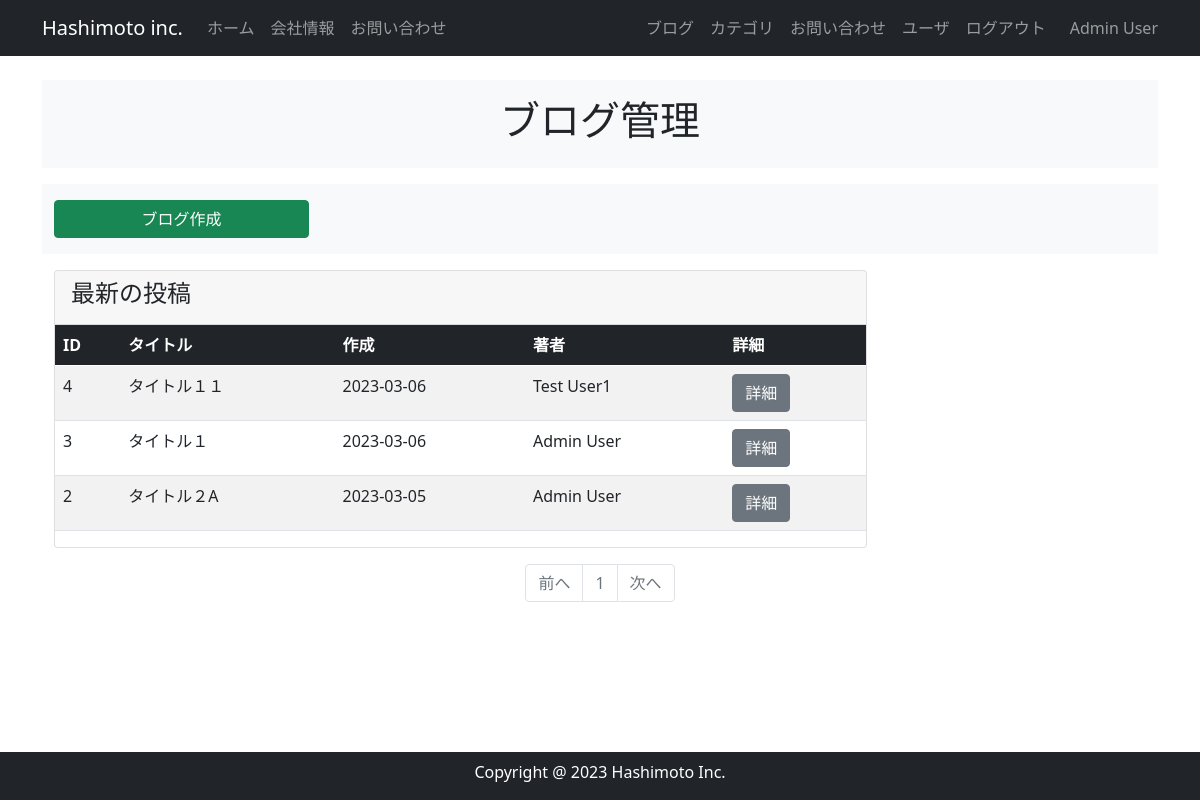
/blog_maintenance (signed in), run on the app's committed database.
### company_blog/models.py (models this page shows, shortened)
class User(db.Model, UserMixin):
    __tablename__ = 'users'
    id = db.Column(db.Integer, primary_key = True)
    email = db.Column(db.String(64), unique=True, index=True)
    username = db.Column(db.String(64), unique=True, index=True)
    password_hash = db.Column(db.String(128))
    administrator = db.Column(db.String(1))
    post = db.relationship('BlogPost', backref='author', lazy='dynamic')
    @property
    def password(self):
        raise AttributeError('password is not a readable attribute')

class BlogPost(db.Model):
    __tablename__ = 'blog_post'
    id = db.Column(db.Integer, primary_key=True)
    user_id = db.Column(db.Integer, db.ForeignKey('users.id'))
    category_id = db.Column(db.Integer, db.ForeignKey('blog_category.id'))
    date = db.Column(db.DateTime, default=datetime.now(timezone('Asia/Tokyo')))
    title = db.Column(db.String(140))
    text = db.Column(db.Text)
    summary = db.Column(db.String(140))
    featured_image = db.Column(db.String(140))

### company_blog/main/views.py (the view)
@main.route('/blog_maintenance')
@login_required
def blog_maintenance():
    page = request.args.get('page', 1, type=int)
    blog_posts = BlogPost.query.order_by(BlogPost.id.desc()).paginate(page=page, per_page=10)
    return render_template('blog_maintenance.html', blog_posts=blog_posts)

### company_blog/__init__.py (called while the page is built)
@event.listens_for(Engine, "connect")
def set_sqlite_pragma(dbapi_connection, connection_record):
    cursor = dbapi_connection.cursor()
    cursor.execute("PRAGMA foreign_keys=ON")
    cursor.close()

### company_blog/models.py (called while the page is built)
@login_manager.user_loader
def load_user(user_id):
    return User.query.get(user_id)

### company_blog/templates/blog_maintenance.html
{% extends "base.html" %}
{% block content %}
    <header id="page-header">
        <div class="container my-3 py-3 bg-light">
            <div class="row">
                <div class="col-md-6 m-auto text-center">
                    <h1>ブログ管理</h1>
                </div>
            </div>
        </div>
    </header>
    <section id="menu">
        <div class="container my-3 py-3 bg-light">
            <div class="row">
                <div class="col-md-3">
                    <a href="{{ url_for('main.create_post') }}" class="btn btn-success w-100">
                        ブログ作成
                    </a>
                </div>
            </div>
        </div>
    </section>
    <section id="list">
        <div class="container my-3">
            <div class="row">
                <div class="col-md-9">
                    <div class="card">
                        <div class="card-header">
                            <h4>最新の投稿</h4>
                        </div>
                        <table class="table table-striped">
                            <thead class="table-dark">
                                <tr>
                                    <th>ID</th>
                                    <th>タイトル</th>
                                    <th>作成</th>
                                    <th>著者</th>
                                    <th>詳細</th>
                                </tr>
                            </thead>
                            <tbody>
                                {% for post in blog_posts.items %}
                                <tr>
                                    <td>{{ post.id }}</td>
                                    <td>{{ post.title }}</td>
                                    <td>{{ post.date.strftime('%Y-%m-%d') }}</td>
                                    <td>{{ post.author.username }}</td>
                                    <td><a href="{{ url_for('main.blog_post', blog_post_id=post.id) }}" class="btn btn-secondary">詳細</a></td>
                                </tr>
                                {% endfor %}
                            </tbody>
                        </table>
                    </div>
                </div>
            </div>
        </div>
    </section>
    <nav class="my-2" aria-label="Page navigation">
        <ul class="pagination justify-content-center">
          <li {% if blog_posts.has_prev %}class="page-item"{% else %}class="page-item disabled"{% endif %}><a class="page-link" href="{% if blog_posts.has_prev %}{{ url_for('main.blog_maintenance', page=blog_posts.prev_num) }}{% else %}#{% endif %}">前へ</a></li>
          {% for page_num in blog_posts.iter_pages(left_edge=1, right_edge=1, left_current=1, right_current=2) %}
            {% if page_num %}
                {% if blog_posts.page == page_num %}
                    <li class="page-item disabled"><a class="page-link" href="#">{{ page_num }}</a></li>
                {% else %}
                    <li class="page-item"><a class="page-link" href="{{ url_for('main.blog_maintenance', page=page_num) }}">{{ page_num }}</a></li>
                {% endif %}
            {% else %}
                <li class="page-item disabled"><a class="page-link" href="#">&hellip;</a></li>
            {% endif %}
          {% endfor %}
          <li {% if blog_posts.has_next %}class="page-item"{% else %}class="page-item disabled"{% endif %}><a class="page-link" href="{% if blog_posts.has_next %}{{ url_for('main.blog_maintenance', page=blog_posts.next_num) }}{% else %}#{% endif %}">次へ</a></li>
        </ul>
    </nav>
{% endblock %}

### company_blog/templates/base.html (shortened to what this page needs)
<!DOCTYPE html>
<html lang="en">
<head>
    <link href="https://cdn.jsdelivr.net/npm/bootstrap@5.0.2/dist/css/bootstrap.min.css" rel="stylesheet">
</head>
<body>
    <nav class="navbar navbar-expand-lg navbar-dark bg-dark fixed-top">
        <div class="container">
          <a class="navbar-brand" href="{{ url_for('main.index') }}">Hashimoto inc.</a>
          <div class="collapse navbar-collapse" id="navbarSupportedContent">
            <ul class="navbar-nav">
              <li class="nav-item">
                <a class="nav-link" href="{{ url_for('main.index') }}">ホーム</a>
              </li>
              <li class="nav-item">
                <a class="nav-link" href="#">会社情報</a>
              </li>
              <li class="nav-item">
                <a class="nav-link" href="#">お問い合わせ</a>
              </li>
            </ul>
            <ul class="navbar-nav ms-auto">
                <li class="nav-item">
                  <a class="nav-link" href="{{ url_for('main.blog_maintenance') }}">ブログ</a>
                </li>
                <li class="nav-item">
                  <a class="nav-link" href="{{ url_for('main.category_maintenance') }}">カテゴリ</a>
                </li>
                <li class="nav-item">
                  <a class="nav-link" href="#">お問い合わせ</a>
                </li>
                                <li class="nav-item">
                  <a class="nav-link" href="{{url_for('users.user_maintenance')}}">ユーザ</a>
                </li>
                {% if current_user.is_authenticated %}
                <li class="nav-item">
                  <a class="nav-link" href="{{ url_for('users.logout') }}">ログアウト</a>
                </li>
                <span class="navbar-text ms-3">
                    {{ current_user.username}}
                </span>
                {% endif %}
            </ul>
          </div>
        </div>
      </nav>
      {% from "_formhelpers.html" import render_field %}
      <div class="container" style="padding-top: 4rem; padding-bottom:4rem">
        {% block content %}
        {% endblock %}
      </div>
      <footer id="footer" class="footer text-center pt-2 bg-dark fixed-bottom">
        <div class="container">
            <div class="row">
                <div class="col text-white">
                    <p>Copyright @ 2023 Hashimoto Inc.</p>
                </div>
            </div>
        </div>
      </footer>
</body>
</html>

### data on the page
User: username "Admin User"
BlogPost: id "4", title "タイトル１１", date "2023-03-06", author.username "Test User1"
BlogPost: id "3", title "タイトル１", date "2023-03-06", author.username "Admin User"
BlogPost: id "2", title "タイトル２A", date "2023-03-05", author.username "Admin User"

### other printed values
{{ page_num }} "1"
